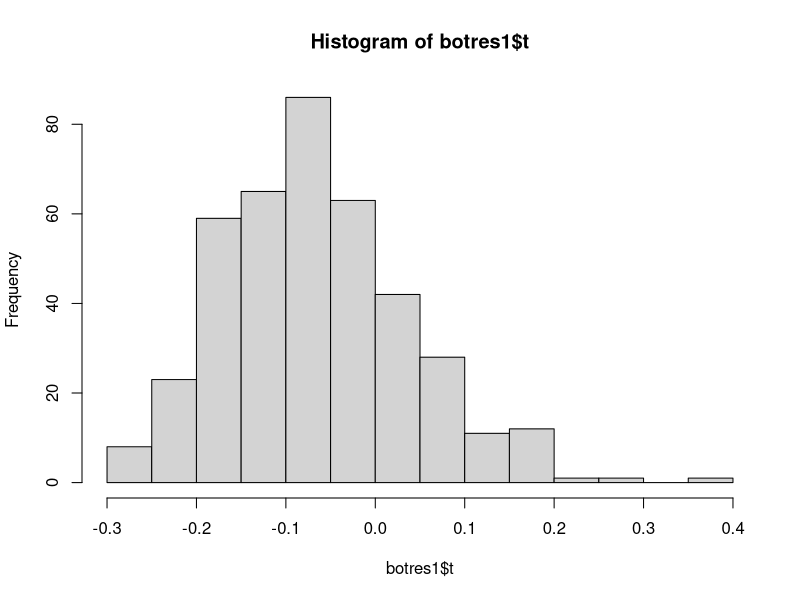

R code for this plot:
# Introduccion to the bootstrap
#------------------------------
library(boot)

patch <- data.frame(
  subject = 1:8,
  placebo = c(9243,9671,11792,13357,9055,6290,12412,18806),
  oldpatch = c(17649,12013,19979,21816,13850,9806,17208,29044),
  newpatch = c(16449,14614,17274,23798,12560,10157,16570,26325)
)

patch$z <- patch$oldpatch - patch$placebo
patch$y <- patch$newpatch - patch$oldpatch
theta_h<-mean(patch$y)/mean(patch$z)

set.seed(2101)
funbot<-function(data,index){
  bd<-data[index,]
  return(mean(bd$y)/mean(bd$z))
}
botres1<-boot(patch,funbot,R=400)
hist(botres1$t,breaks="FD")

botres1
theta_h
mean(botres1$t)-theta_h #bias
sd(botres1$t)

# ratio bias/se  (if the ratio <0.025 standard erros can be ifnored)
c(mean(botres1$t)-theta_h )/sd(botres1$t)
boot.ci(botres1)
